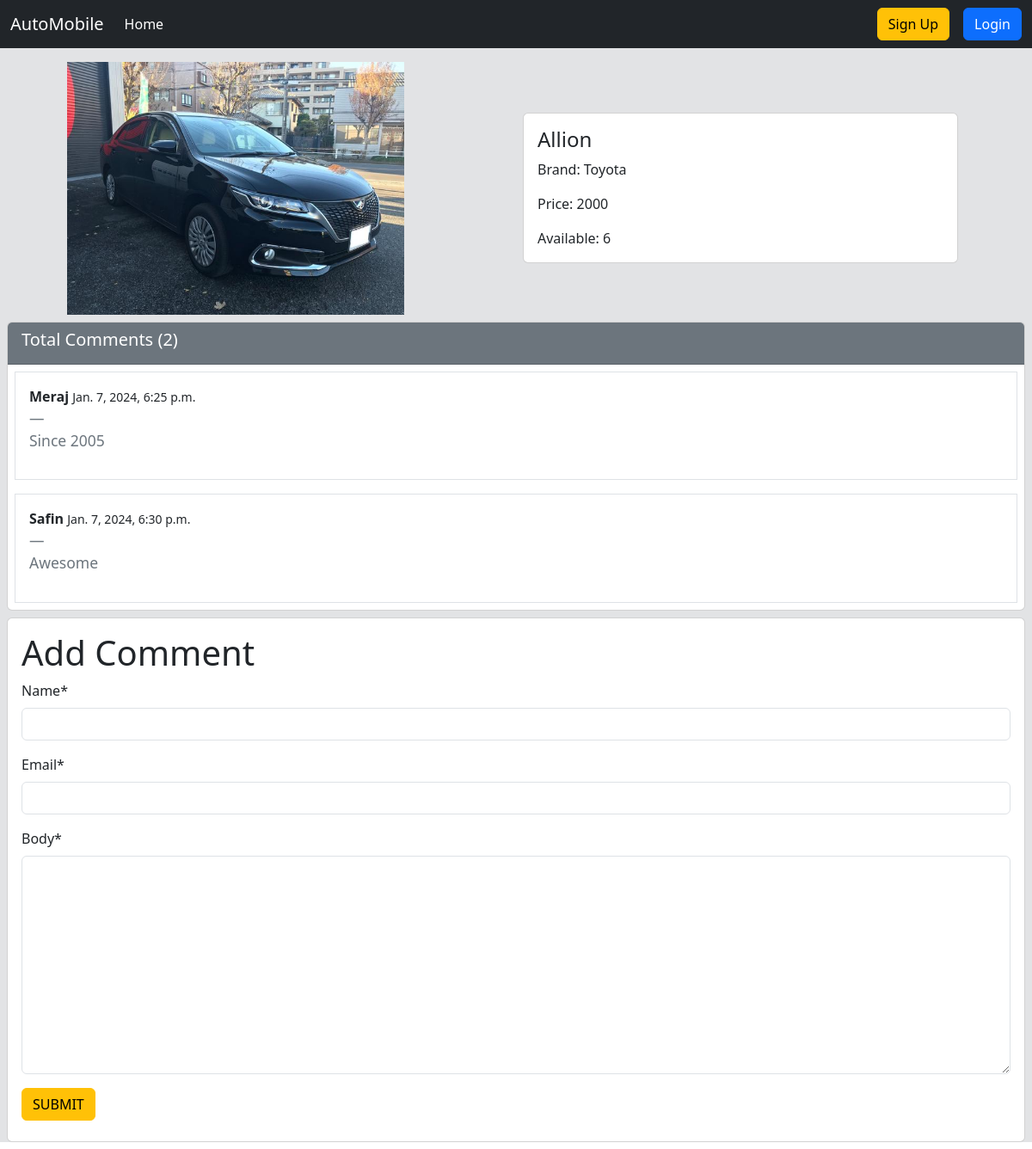
Page /car/car_detail/1/ on the committed database.
### car/models.py (models this page shows, shortened)
class Car(models.Model):
    model_name = models.CharField(max_length=20)
    brand = models.ForeignKey(Brand, on_delete=models.CASCADE)
    price = models.IntegerField()
    quantity = models.IntegerField()
    image = models.ImageField(upload_to='car/media/uploads/')
    buyer = models.ManyToManyField(User, blank=True)

class Comment(models.Model):
    car = models.ForeignKey(Car, on_delete=models.CASCADE, related_name='comments')
    name = models.CharField(max_length=30)
    email = models.EmailField()
    body = models.TextField()
    created_at = models.DateTimeField(auto_now_add=True)

### brand/models.py (models this page shows)
class Brand(models.Model):
    name = models.CharField(max_length=20)
    slug = models.SlugField(max_length=20, unique=True, null=True, blank=True)
    def __str__(self):
        return self.name

### car/views.py (the view, shortened to what this page needs)
# urls.py: path('car_detail/<int:pk>/', views.DetailCarView.as_view(), name='car_detail'),
class DetailCarView(DetailView):
    model = models.Car
    pk_url_kwarg = 'pk'
    template_name = 'car_details.html'
    def get_context_data(self, **kwargs):
        context = super().get_context_data(**kwargs)
        car = self.object
        comments = car.comments.all()
        comment_form = forms.CommentForm()
        context["comments"] = comments
        context["comment_form"] = comment_form
        return context

### car/forms.py
class CommentForm(forms.ModelForm):
    class Meta:
        model = Comment
        fields = ['name', 'email', 'body']

### car/templates/car_details.html (shortened to what this page needs)
{% extends "base.html" %}
{% load crispy_forms_tags %}
{% block content %}
<div class="container d-flex flex-wrap px-5 pt-3 align-items-center">
    <div class="col-6">
        <img class="w-75" src="{{car.image.url}}" alt="">
    </div>
    <div class="col-6">
        <div class="card mx-2">
            <div class="card-body">
              <h4 class="card-title">{{car.model_name}}</h5>
              <p class="card-text">Brand: {{car.brand}}</p>
              <p class="card-text">Price: {{car.price}}</p>
              <p class="card-text">Available: {{car.quantity}}</p>
            </div>
          </div>
    </div>
</div>
<div class="card m-2">
    <div class="card-header bg-secondary text-white">
      <h5>Total Comments ({{car.comments.count}})</h5>
    </div>
    {% for comment in comments %}
    <div class="card-body border m-2">
      <p><b>{{comment.name}}</b> <small>{{comment.created_at}}</small></p>
      <blockquote class="blockquote">
        <footer class="blockquote-footer">{{comment.body|linebreaks}}</footer>
      </blockquote>
    </div>
    {% endfor %}
  </div>
  <div class="card m-2">
    <div class="card-body">
      <form method="post">
        <h1>Add Comment</h1>
        {% csrf_token %} {{comment_form|crispy}}
        <button class="btn btn-warning mb-2">SUBMIT</button>
      </form>
    </div>
  </div>
{% endblock %}

### rows in the picture
Car: image (picture), model_name "Allion", brand "Toyota", price "2000", quantity "6", comments.count "2"
Comment: name "Meraj", created_at "Jan. 7, 2024, 6:25 p.m.", body "Since 2005"
Comment: name "Safin", created_at "Jan. 7, 2024, 6:30 p.m.", body "Awesome"
